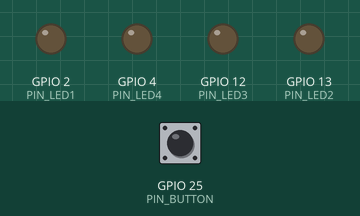
Recording of a sketch running on a simulated ESP32. Shown: output pins drawn as LEDs (lit = HIGH). Dashed ring = blinking. Inputs (shaded band) come from the test bench; at power-on: GPIO 25 (PIN_BUTTON) HIGH.

Above: at 1.2 s.
1.3 s: GPIO 25 (PIN_BUTTON) pulled LOW for 0.15 s
At 1.62 s:
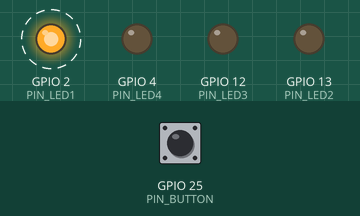
4.3 s: GPIO 25 (PIN_BUTTON) pulled LOW for 3.2 s
At 4.53 s:
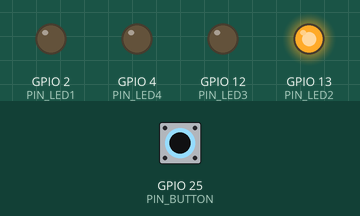
9.0 s: GPIO 25 (PIN_BUTTON) pulled LOW for 1 s
At 10.8 s:
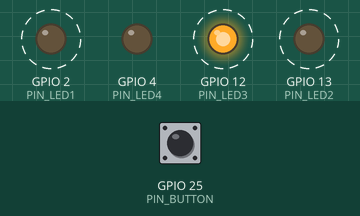
Timing chart, 0 to 18.4 s (numbered marks = the images above; inputs shaded):
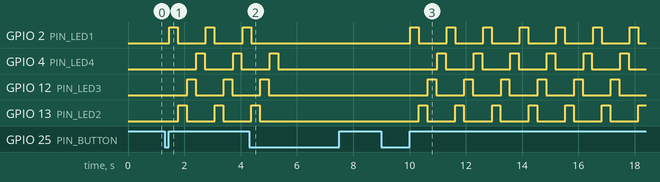

The sketch:

button_and_led.ino
```cpp
// In this program, I have written this code to control the output of 4 LEDs.
// Each LED produces a HIGH output, that is it stays on and goes off at different time intervals for each respective LED

// The first LED is identified as LED_1 and is assigned the GPIO 2 port
#define PIN_LED1 2
// The second LED is identified as LED_2 and is assigned the GPIO 13 port
#define PIN_LED2 13
// The third LED is identified as LED_3 and is assigned the GPIO 12 port
#define PIN_LED3 12
// The fourth LED is identified as LED_4 and is assigned the GPIO 4 port
#define PIN_LED4 4

// Define the GPIO pin for the button
#define PIN_BUTTON 25

bool loopActive = false; // Variable to control the loop

void setup() {
  pinMode(PIN_LED1, OUTPUT);
  pinMode(PIN_LED2, OUTPUT);
  pinMode(PIN_LED3, OUTPUT);
  pinMode(PIN_LED4, OUTPUT);
  pinMode(PIN_BUTTON, INPUT);
}

void loop() {
  if (loopActive) {
    // Execute the loop only when loopActive is true
    digitalWrite(PIN_LED1, HIGH);
    delay(300);
    digitalWrite(PIN_LED1, LOW);
    delay(10);

    digitalWrite(PIN_LED2, HIGH);
    delay(300);
    digitalWrite(PIN_LED2, LOW);
    delay(20);

    digitalWrite(PIN_LED3, HIGH);
    delay(300);
    digitalWrite(PIN_LED3, LOW);
    delay(30);

    digitalWrite(PIN_LED4, HIGH);
    delay(300);
    digitalWrite(PIN_LED4, LOW);
    delay(40);
  }

  // Read the button state
  if (digitalRead(PIN_BUTTON) == LOW) {
    delay(20);
    if (digitalRead(PIN_BUTTON) == LOW) {
      loopActive = !loopActive; // Toggle loop state
    }
    while (digitalRead(PIN_BUTTON) == LOW);
    delay(20);
    while (digitalRead(PIN_BUTTON) == LOW);
  }
}
```

Measured:
- after the input at 1.3 s, GPIO 2 (PIN_LED1): alternates HIGH for 0.30 s and LOW for 1.0 s, starting after 0.17 s; GPIO 4 (PIN_LED4): alternates HIGH for 0.30 s and LOW for 1.0 s, starting after 1.1 s
- after the input at 4.3 s, GPIO 2 (PIN_LED1): goes on until 4.4 s, then stays LOW; GPIO 4 (PIN_LED4): goes on until 5.3 s, then stays LOW; GPIO 12 (PIN_LED3): goes on until 5.0 s, then stays LOW; GPIO 13 (PIN_LED2): goes on until 4.7 s, then stays LOW
- after the input at 9.0 s, GPIO 2 (PIN_LED1): alternates HIGH for 0.30 s and LOW for 1.0 s, starting after 1.0 s; GPIO 4 (PIN_LED4): alternates HIGH for 0.30 s and LOW for 1.0 s, starting after 2.0 s
